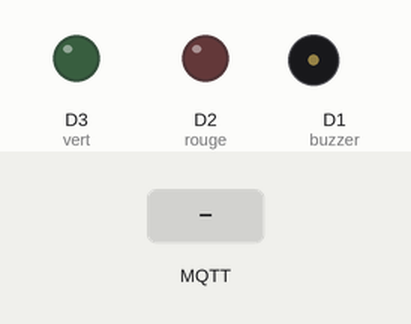
The program below on a simulated ESP8266 (NodeMCU). Parts: output pins drawn as LEDs (lit = HIGH), buzzer (waves = sounding). The test bench sets the inputs (shaded band). WiFi joins after 1.5 s; servers stay silent unless stated; no MQTT or app messages arrive unless stated; what the program prints to the serial monitor is not drawn.

Above: at 5.0 s.
5.1 s: MQTT message "0" arrives on the first subscribed topic
At 5.5 s:
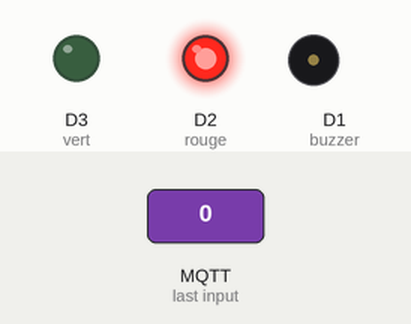
7.1 s: MQTT message "1" arrives on the first subscribed topic
At 7.5 s:
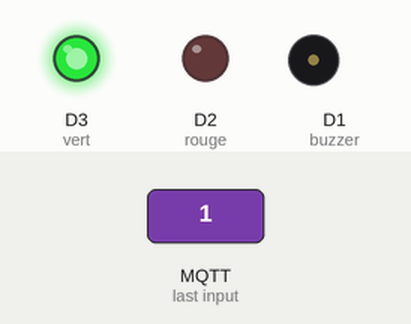
Timing chart, 0 to 10.1 s (numbered marks = the images above; inputs shaded):
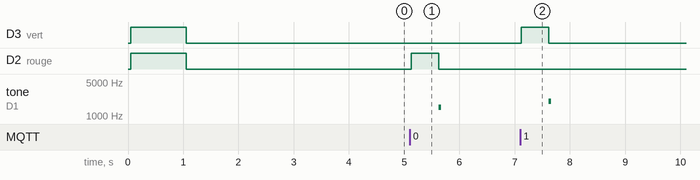

The program:

main.cpp
```cpp
#include <Arduino.h>
#include <ESP8266WiFi.h>
#include <PubSubClient.h>
#include <SPI.h>
#include <MFRC522.h>

#define SS_PIN D8  //
#define RST_PIN D0 //

#define buzzer D1
#define rouge D2
#define vert D3

MFRC522 mfrc522(SS_PIN, RST_PIN);
// Create MFRC522 instance.
int statuss = 0;
int out = 0;
int compterHampter = 0;

const char *ssid = "imagine";
const char *password = "12345678";
//? wifi

const char *mqttserver = "maqiatto.com";
const int mqttport = 1883;
const char *user = "fx4431@gmail.com";
const char *passwordMq = "badger";

WiFiClient espClient;
PubSubClient client(espClient);

void printHex(byte *buffer, byte bufferSize)
{
  for (byte i = 0; i < bufferSize; i++)
  {
    Serial.print(buffer[i] < 0x10 ? " 0" : " ");
    Serial.print(buffer[i], HEX);
  }
}

void printDec(byte *buffer, byte bufferSize)
{
  for (byte i = 0; i < bufferSize; i++)
  {
    Serial.print(buffer[i] < 0x10 ? " 0" : " ");
    Serial.print(buffer[i], DEC);
  }
}

void callback(char *topic, byte *payload, int length)
{

  Serial.print("Message arrived in topic: ");
  Serial.println(topic);

  Serial.print("Message:");
  for (int i = 0; i < length; i++)
  {
    Serial.print((char)payload[i]);
  }
  Serial.println();
  Serial.println("-----------------------");

  if ((char)payload[0] == '0')
  {
    Serial.println("0 detecté, opinion refusé");

    digitalWrite(rouge, HIGH);
    delay(500);
    digitalWrite(rouge, LOW);
    tone(buzzer,1500,50);
  }
  else if ((char)payload[0] == '1')
  {
    Serial.println("1 detecté, opinion validé");
    digitalWrite(vert, HIGH);
    delay(500);
    digitalWrite(vert, LOW);
    tone(buzzer,2000,50);
  }
}

void setup()
{

  Serial.begin(115200);              // Initiate a serial communication
  SPI.begin();                       // Initiate  SPI bus
  mfrc522.PCD_Init();                // Initiate MFRC522
  mfrc522.PCD_DumpVersionToSerial(); // Affichage des données de la bibliothèque
  Serial.println(F("Scan PICC to see UID, type, and data blocks..."));
  pinMode(rouge, OUTPUT);
  pinMode(vert, OUTPUT);
  pinMode(buzzer, OUTPUT);
  digitalWrite(rouge, HIGH);
  digitalWrite(vert, HIGH);

  delay(1000);
  digitalWrite(rouge, LOW);
  digitalWrite(vert, LOW);

  // connexion au wifi, et au broker mqtt
  {
    Serial.begin(115200);
    delay(1000);
    Serial.println();
    client.setServer(mqttserver, mqttport);
    client.setCallback(callback);
    WiFi.begin(ssid, password);

    while (WiFi.status() != WL_CONNECTED)
    {
      delay(500);
      Serial.print(".");
    }

    Serial.println();

    Serial.println("Wi-Fi Connecté Succès !");
    Serial.print("NodeMCU IP Address : ");
    Serial.println(WiFi.localIP());

    while (!client.connected())
    {
      Serial.println("Connecting to MQTT...");

      if (client.connect("mqttIOT", user, passwordMq))
      {

        Serial.println("connected");
      }
      else
      {

        Serial.print("failed with state ");
        Serial.print(client.state());
        delay(2000);
      }
      client.subscribe("fx4431@gmail.com/reponse");
    }

    delay(200);
  }
}

void loop()
{

  client.loop();
  if (!mfrc522.PICC_IsNewCardPresent())
  {
    return;
  }
  // Récupération des informations de la carte RFID
  if (!mfrc522.PICC_ReadCardSerial())
  {
    return;
  }

  // Affichage des informations de la carte RFID
  // Serial.println(F("The NUID tag is:"));
  // Serial.print(F("In hex: "));
  // printHex(mfrc522.uid.uidByte, mfrc522.uid.size);
  // Serial.println();
  // Serial.print(F("In dec: "));
  // printDec(mfrc522.uid.uidByte, mfrc522.uid.size);

  char *ms = (char *)mfrc522.uid.uidByte;
  client.publish("fx4431@gmail.com/badger", ms);
}
```

Measured:
- after the input at 5.1 s, D2 (rouge): LOW → HIGH at once, → LOW 0.50 s later; tone on D1 (buzzer): silent → 1500 Hz after 0.52 s, → silent 0.05 s later
- after the input at 7.1 s, D3 (vert): LOW → HIGH at once, → LOW 0.50 s later; tone on D1 (buzzer): silent → 2000 Hz after 0.52 s, → silent 0.05 s later
